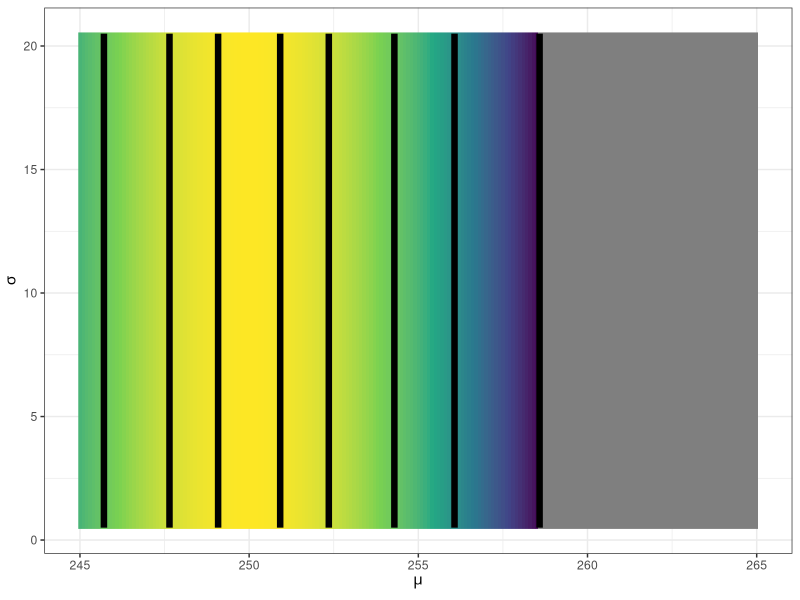
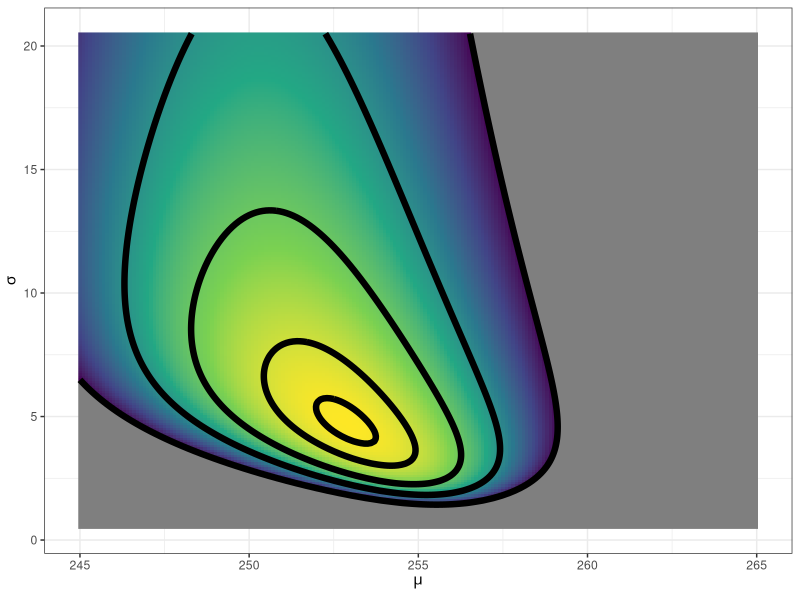

These charts were generated, in order, by the following R code:
## ---- chunk 1
knitr::opts_chunk$set(echo = TRUE)
## ---- chunk 2
library(dplyr)
library(ggplot2)
## ---- chunk 3
mu_true <- 254.5
sigma_true <- 2.5

set.seed(5001)
x <- rnorm(n = 50, mean = mu_true, sd = sigma_true)
## ---- chunk 4
my_logprior <- function(theta, my_info)
{
  # unknown mean is the first element in theta
  lik_mu <- theta[1]
  # the unkonwn noise is the second element
  lik_sigma <- theta[2]
  
  # calculate the log-prior densities
  
  dnorm(x = lik_mu,
        mean = my_info$mu_0,
        sd = my_info$tau_0,
        log = TRUE) + 
    dunif(x = lik_sigma,
          min = my_info$sigma_lwr,
          max = my_info$sigma_upr,
          log = TRUE)
  
  #R automatically returns the last expression evaluated

}
## ---- chunk 5
param_grid <- expand.grid(mu = seq(245, 265, length.out = 201),
                          sigma = seq(0.5, 20.5, length.out = 201),
                          KEEP.OUT.ATTRS = FALSE, 
                          stringsAsFactors = FALSE) %>% 
  as.data.frame() %>% tbl_df()
## ---- chunk 6
hyper_list <- list(
  mu_0 = 250,
  tau_0 = 2,
  sigma_lwr = 0.5,
  sigma_upr = 20.5
)

hyper_list
## ---- chunk 7
eval_logdensity <- function(mu_val, sigma_val, my_logdens, my_info)
{
  
  my_logdens(c(mu_val, sigma_val), my_info)
}
## ---- chunk 8

log_prior_result <- purrr::map2_dbl(param_grid$mu,
                                    param_grid$sigma,
                                    eval_logdensity,
                                    my_logdens = my_logprior,
                                    my_info = hyper_list)

## ---- chunk 9
param_grid %>% 
  mutate(log_dens = log_prior_result) %>% 
  mutate(log_dens_2 = log_dens - max(log_dens)) %>% 
  ggplot(mapping = aes(x = mu, y = sigma)) +
  geom_raster(mapping = aes(fill = log_dens_2)) +
  stat_contour(mapping = aes(z = log_dens_2),
               breaks = log(c(0.01/100, 0.01, 0.1, 0.5, 0.9)),
               size = 2.2, 
               color = "black") +
  scale_fill_viridis_c(guide = FALSE,
                       limits = log(c(0.01/100, 1.0))) +
  labs(x = expression(mu), y = expression(sigma)) +
  theme_bw()
## ---- chunk 10
my_logpost <- function(theta, my_info)
{
  # unknown mean is the first element in theta
  lik_mu <- theta[1]
  # the unkonwn noise is the second element
  lik_sigma <- theta[2]
  
  # log-likelihood
  log_lik <- sum(dnorm(x = my_info$xobs,
                       mean = lik_mu,
                       sd = lik_sigma,
                       log = TRUE))
  
  # calculate the log-prior densities
  log_prior <- dnorm(x = lik_mu,
        mean = my_info$mu_0,
        sd = my_info$tau_0,
        log = TRUE) + 
    dunif(x = lik_sigma,
          min = my_info$sigma_lwr,
          max = my_info$sigma_upr,
          log = TRUE)
  
  # add the log-lik to the log-prior
  log_lik + log_prior
}
## ---- chunk 11
info_N05 <- list(
  xobs = x[1:5],
  mu_0 = 250,
  tau_0 = 2,
  sigma_lwr = 0.5,
  sigma_upr = 20.5
)
## ---- chunk 12
log_post_result <- purrr::map2_dbl(param_grid$mu,
                                    param_grid$sigma,
                                    eval_logdensity,
                                    my_logdens = my_logpost,
                                    my_info = info_N05)
## ---- chunk 13
param_grid %>% 
  mutate(log_dens = log_post_result) %>% 
  mutate(log_dens_2 = log_dens - max(log_dens)) %>% 
  ggplot(mapping = aes(x = mu, y = sigma)) +
  geom_raster(mapping = aes(fill = log_dens_2)) +
  stat_contour(mapping = aes(z = log_dens_2),
               breaks = log(c(0.01/100, 0.01, 0.1, 0.5, 0.9)),
               size = 2.2, 
               color = "black") +
  scale_fill_viridis_c(guide = FALSE,
                       limits = log(c(0.01/100, 1.0))) +
  labs(x = expression(mu), y = expression(sigma)) +
  theme_bw()
## ---- chunk 14
map_result <- optim(c(260, 2),
                    my_logpost,
                    gr = NULL,
                    info_N05,
                    method = "BFGS",
                    hessian = TRUE,
                    control = list(fnscale = -1, maxit = 1001))

map_result
## ---- chunk 15
my_logpost_cv <- function(phi, my_info)
{
  #extract the unknown mean
  lik_mu <- phi[1]
  
  #extract the transformed sigma
  lik_varphi <- phi[2]
  
  #back-transform from varphi to sigma
  lik_sigma <- my_info$sigma_lwr + (my_info$sigma_upr - my_info$sigma_lwr) * boot::inv.logit(lik_varphi)
  
  #calculate the log-likelihood
  log_lik <- sum(dnorm(x = my_info$xobs,
                       mean = lik_mu,
                       sd = lik_sigma,
                       log = TRUE))
  
  #log-prior on the unknown mean
  log_prior_mu <- dnorm(x = lik_mu, mean = my_info$mu)
}

